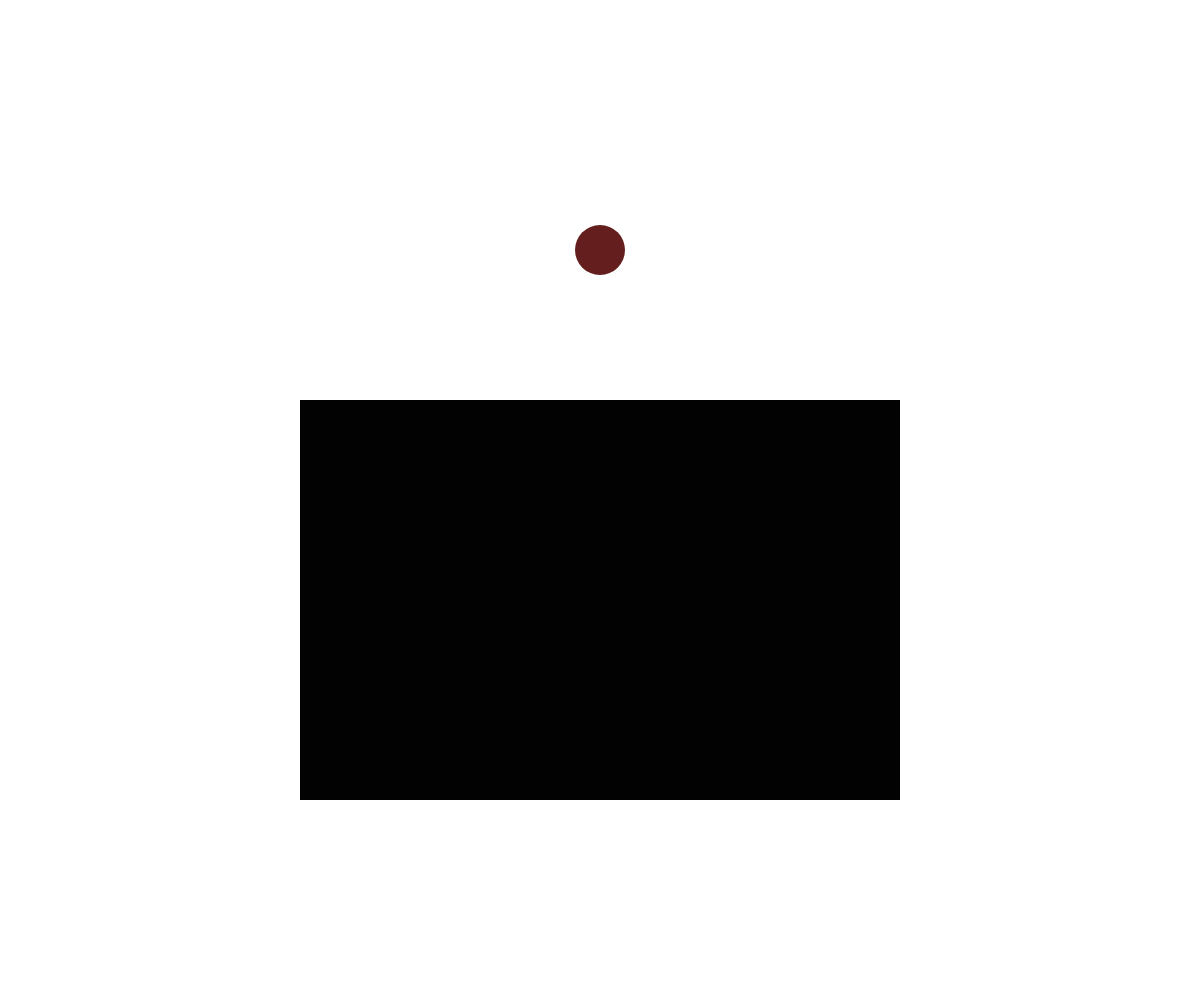
Frame 1 (no input)
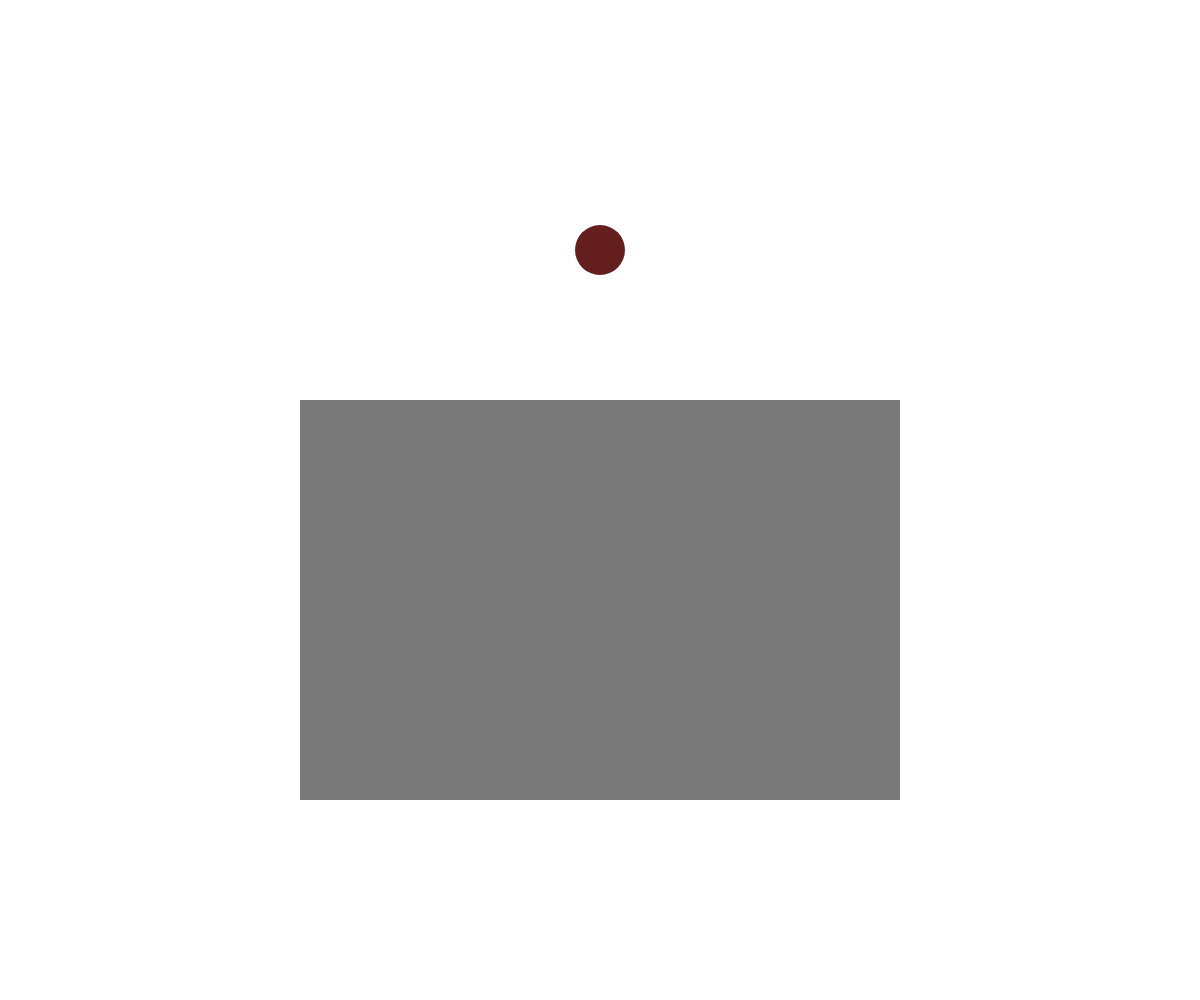
Frame 60 (no input)
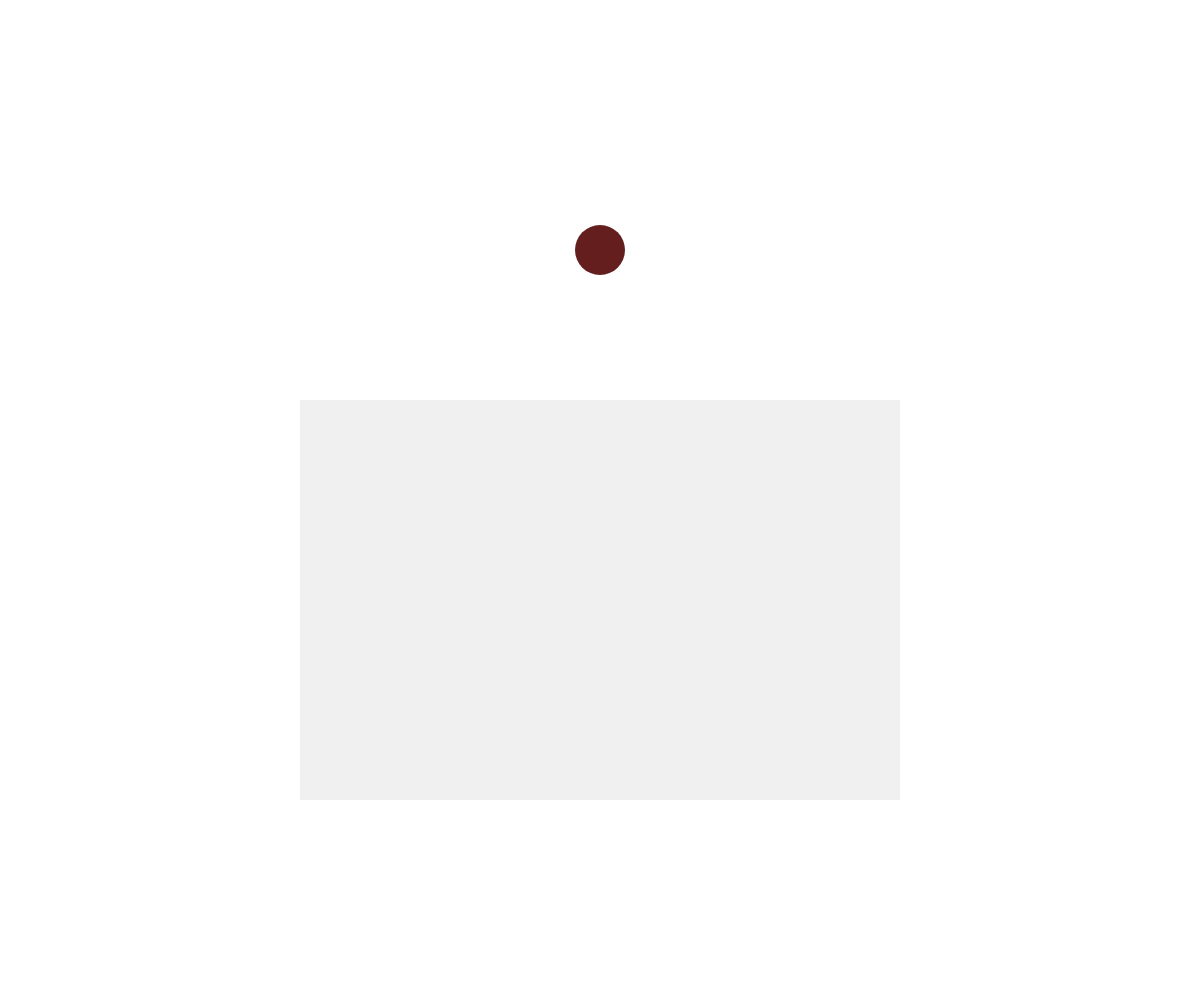
Frame 120 (the mouse pressed at the canvas centre since frame 60)

The p5.js sketch that drew these frames (run headless with seeded random() and noise() and a simulated clock; from frame 60 on, the mouse is pressed at the canvas centre):

// p5.js sketch
// ── sketch.js
// Project Title
// Your Name
// Date
//
// Extra for Experts:
// - describe what you did to take this project "above and beyond"

let buttonX, buttonY, buttonSize;
let rectX, rectY, rectW, rectH;
let rectShade = 0;
let fadeIn = false;
let buttonOver = false;

function setup() {
  createCanvas(windowWidth, windowHeight);
  buttonX = width/2;
  buttonY = height/4;
  buttonSize = 50;
  rectX = width/2;
  rectY = height*0.6;
  rectW = width/2;
  rectH = height*0.4;
  noStroke();
  ellipseMode(CENTER);
  rectMode(CENTER);
}

function mouseDistance(x1,y1,x2,y2) {
  let a = abs(x1-x2);
  let b = abs(y1-y2);
  let c = sqrt(sq(a) + sq(b));
  return c;
}

function mousePressed(){
  if (buttonOver){
    fadeIn = !fadeIn;
  }
}

function draw() {
  print(mouseDistance(mouseX,mouseY,buttonX,buttonY));
  background(255);
  if (mouseDistance(mouseX,mouseY,buttonX,buttonY) < buttonSize/2){
    fill(30,100,30);
    buttonOver = true;
  }
  else{
    fill(100,30,30);
    buttonOver = false;
  }
  //draw the button
  ellipse(buttonX,buttonY,buttonSize,buttonSize);
  //draw the rectangle
  //if (frameCount % 2 ===0){
  if(fadeIn){
    rectShade -= 2;
  }
  else{
    rectShade += 2;
  }
  rectShade = constrain(rectShade,0,255);
  //}
  fill(rectShade);
  rect(rectX,rectY,rectW,rectH);	
}
